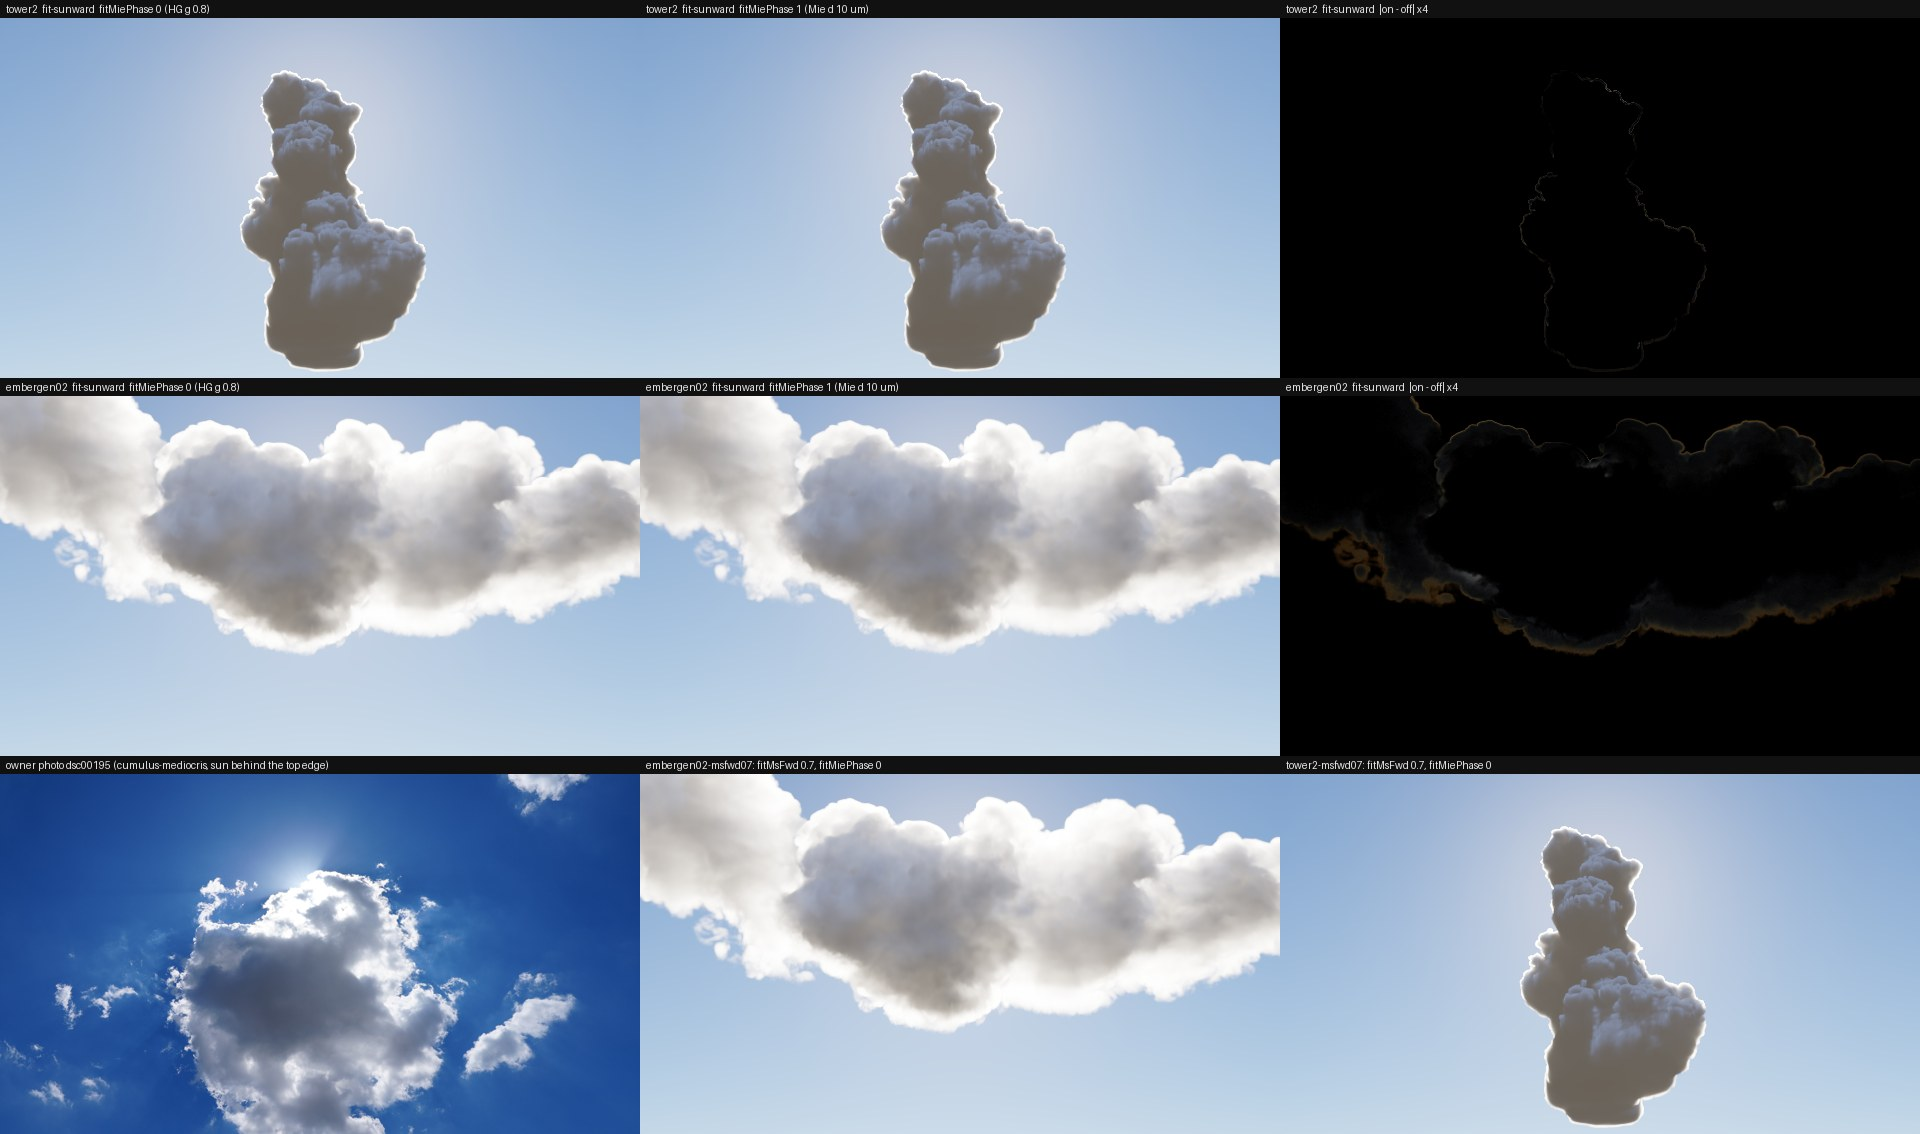

This figure's Python source:
# P1.7b sheet: rows tower2 / embergen02 (fit-sunward), columns fitMiePhase off | on | |on - off| x4; last row the owner's backlit cumulus photo
# (and the fitMsFwd probes if present). Prints the mean luminance change on core and bright-rim pixels. Run from the repo root.
import os
from PIL import Image, ImageDraw, ImageChops
D = 'work/captures/P1-7b/'
L, W, H = 18, 640, 360
PHOTO = os.path.expanduser('~/Developer/WebGPUClouds/artifacts/research/cloud-photos/cumulus-mediocris/a_20220702-153940_dsc00195.jpg')
def split(off, other):
    """Mean luminance change by pixel class of the off frame: core (L < 190) and bright rim (L >= 230)."""
    o, m = list(off.convert('L').getdata()), list(other.convert('L').getdata())
    out = {}
    for lab, f in [('core L<190', lambda v: v < 190), ('rim L>=230', lambda v: v >= 230)]:
        ch = [i for i, v in enumerate(o) if f(v) and m[i] != v]
        out[lab] = round(sum(m[i] - o[i] for i in ch) / max(1, len(ch)), 1)
    return out

rows = ['tower2', 'embergen02']
extra = [n for n in ['embergen02-msfwd07', 'tower2-msfwd07'] if os.path.exists(f'{D}{n}/fit-sunward.png')]
sheet = Image.new('RGB', (3 * W, (len(rows) + 1) * (L + H)), (17, 17, 17))
d = ImageDraw.Draw(sheet)
for r, cloud in enumerate(rows):
    y = r * (L + H)
    a = Image.open(f'{D}{cloud}-off/fit-sunward.png').convert('RGB')
    b = Image.open(f'{D}{cloud}-on/fit-sunward.png').convert('RGB')
    diff = ImageChops.difference(a, b).point(lambda v: min(255, v * 4))
    for c, (img, lab) in enumerate([(a, 'fitMiePhase 0 (HG g 0.8)'), (b, 'fitMiePhase 1 (Mie d 10 um)'), (diff, '|on - off| x4')]):
        d.text((c * W + 6, y + 3), f'{cloud}  fit-sunward  {lab}', fill=(230, 230, 230))
        sheet.paste(img, (c * W, y + L))
    print(cloud, 'Mie on - off by class:', split(a, b))
y = len(rows) * (L + H)
ph = Image.open(PHOTO).convert('RGB')
ph = ph.resize((W, round(ph.height * W / ph.width)))
top = (ph.height - H) // 2
sheet.paste(ph.crop((0, top, W, top + H)), (0, y + L))
d.text((6, y + 3), 'owner photo dsc00195 (cumulus-mediocris, sun behind the top edge)', fill=(230, 230, 230))
for i, n in enumerate(extra[:2]):
    img = Image.open(f'{D}{n}/fit-sunward.png').convert('RGB')
    sheet.paste(img, ((i + 1) * W, y + L))
    d.text(((i + 1) * W + 6, y + 3), f'{n}: fitMsFwd 0.7, fitMiePhase 0', fill=(230, 230, 230))
    print(n, '- off by class:', split(Image.open(f"{D}{n.split('-')[0]}-off/fit-sunward.png").convert('RGB'), img))
sheet.save(D + 'sheet.jpg', quality=88)
